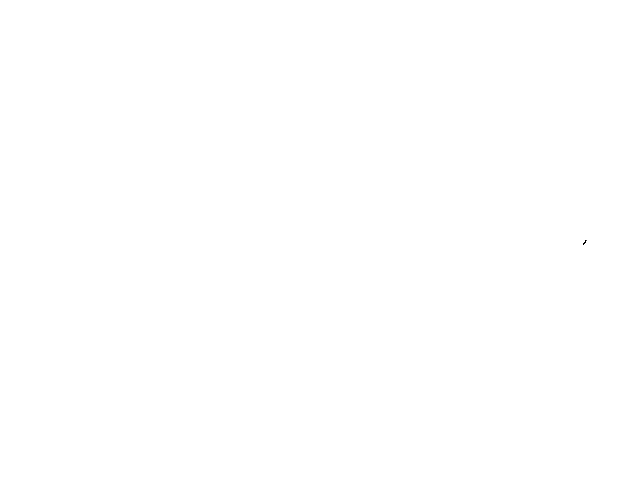
Frame 1 (no input)
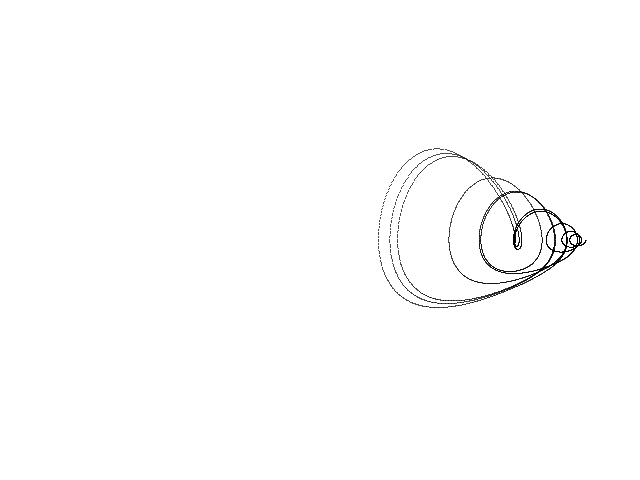
Frame 60 (the mouse pressed at the canvas centre just before this capture)
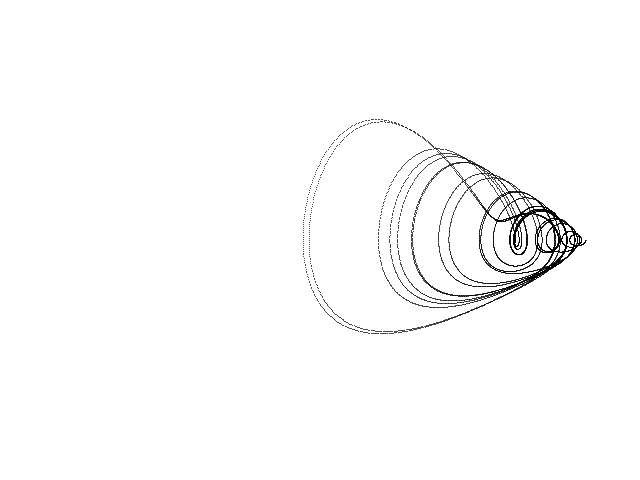
Frame 120 (the mouse held since frame 60 and released just before this capture)

The Processing sketch that drew these frames (run headless with seeded random() and noise(); from frame 60 on, the mouse is pressed at the canvas centre):

// Processing sketch: Sprott_Linz_D
// ── Sprott_Linz_D.pde
// Sprott-Linz D chaotic attractor //

  float x = 0.1;
  float y = 0.0;
  float z = 0.0;
  float dt = 0.01;
  float a = 3.0;


void setup() {
  
  size(640, 480);
  background(255);
  
}

void draw() {
  
  for (int i=0; i<100; i++) {
    
    float nx = x;
    float ny = y;
    float nz = z;
        
    x = nx + dt * (-ny);
    y = ny + dt * (nx + nz);
    z = nz + dt * (nx * nz + a * pow(ny, 2.0)); 
  
    point(580 + (60 * x), 240 + (50 * y));
        
  }

}
